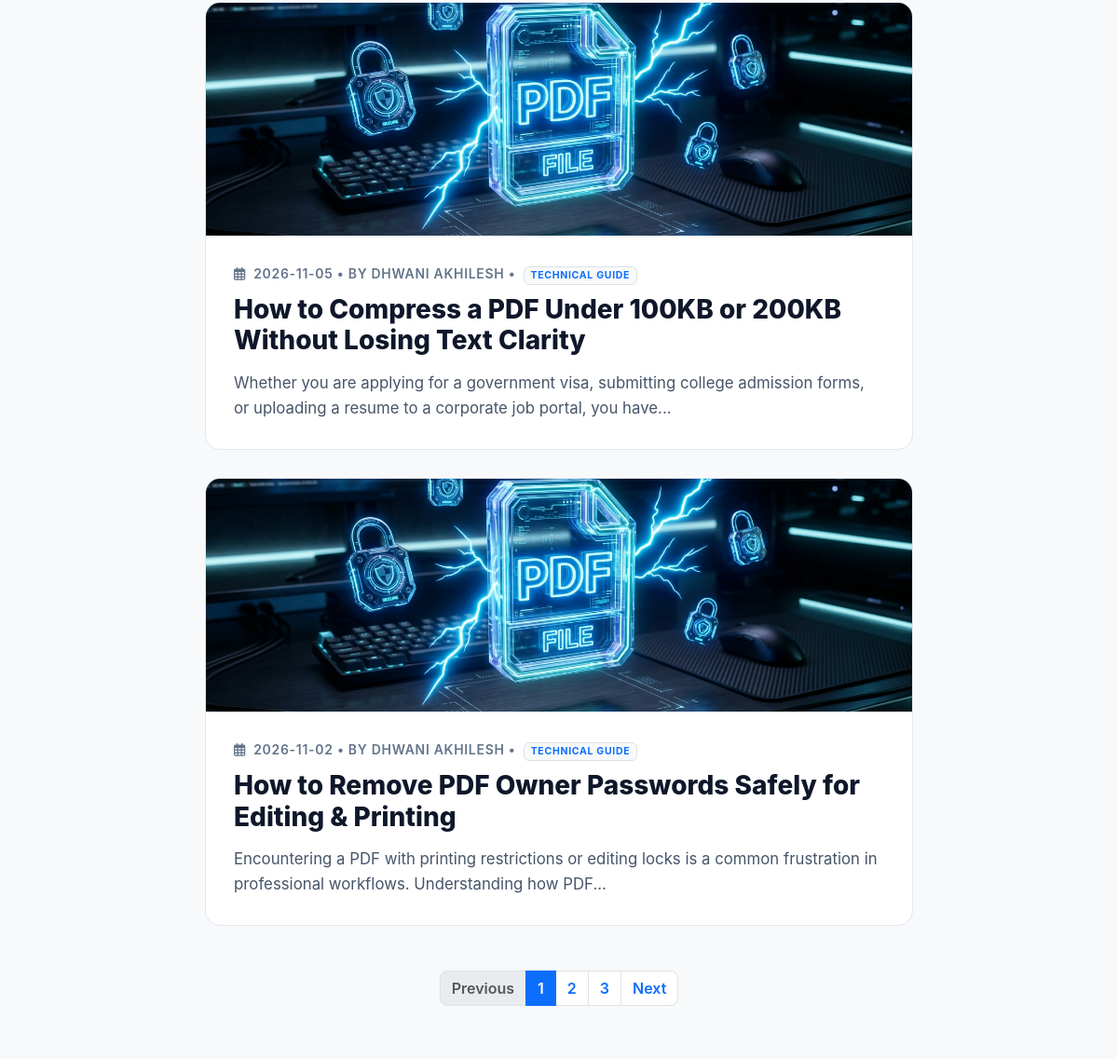
/blog/ (middle part), run on an earlier commit of the app's database.
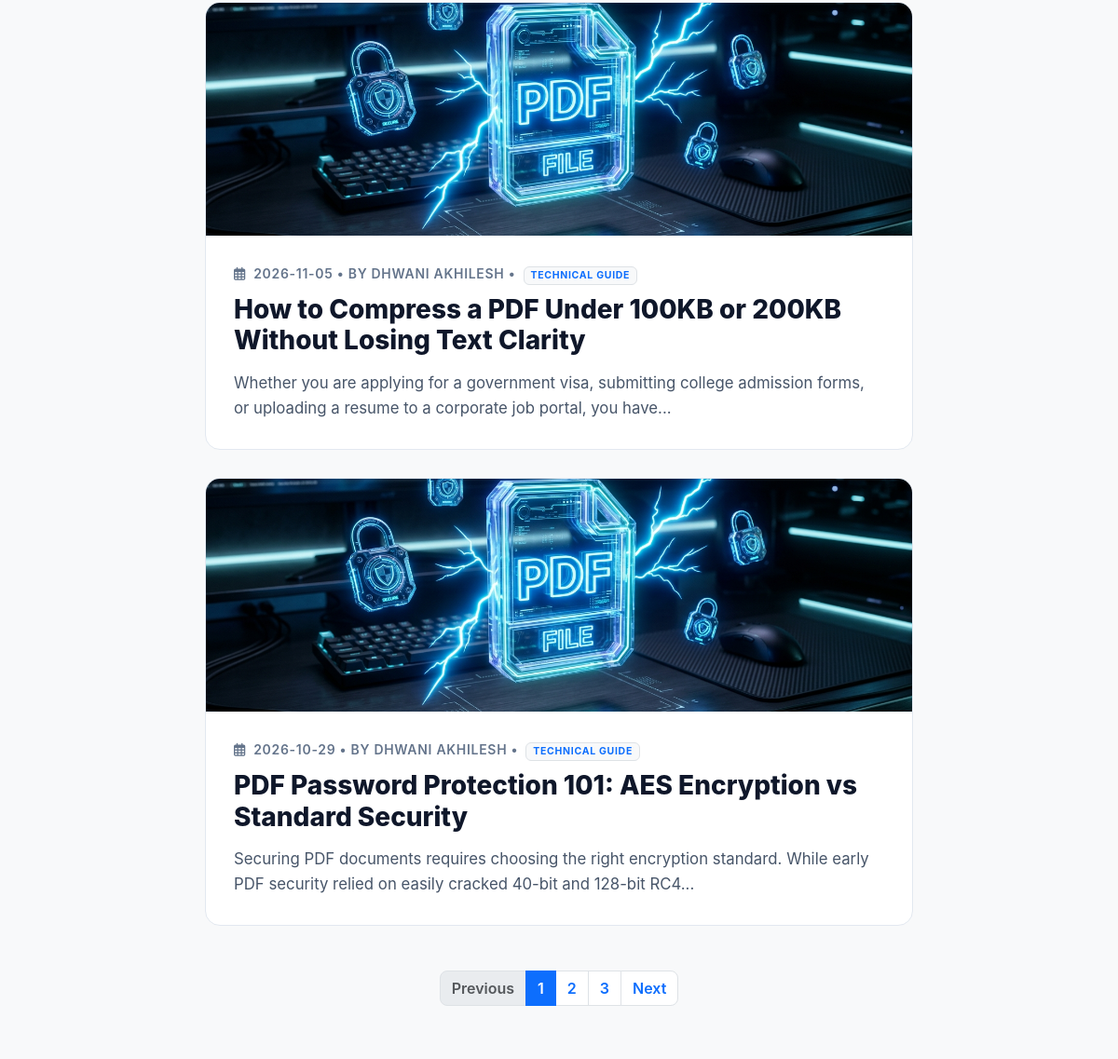
And on a later commit of the database.
### tables this page shows
CREATE TABLE blogs (
            id INTEGER PRIMARY KEY AUTOINCREMENT,
            title TEXT NOT NULL,
            slug TEXT UNIQUE NOT NULL,
            content TEXT NOT NULL,
            image_path TEXT,
            created_at TIMESTAMP DEFAULT CURRENT_TIMESTAMP
        , comments_enabled INTEGER DEFAULT 1, is_hidden INTEGER DEFAULT 0);

### routes/blogs.py (the view)
@blogs_bp.route('/', methods=['GET'])
def index():
    page = request.args.get('page', 1, type=int)
    per_page = 6
    offset = (page - 1) * per_page
    conn = get_db_connection()
    c = conn.cursor()
    c.execute("SELECT COUNT(*) as count FROM blogs WHERE is_hidden = 0")
    total_blogs = c.fetchone()['count']
    total_pages = (total_blogs + per_page - 1) // per_page
    c.execute("SELECT * FROM blogs WHERE is_hidden = 0 ORDER BY created_at DESC LIMIT ? OFFSET ?", (per_page, offset))
    blogs = c.fetchall()
    conn.close()
    return render_template('blog_hub.html', blogs=blogs, page=page, total_pages=total_pages)

### app.py (called while the page is built)
@app.before_request
def handle_language_and_redirects():
    if request.path == '/health':
        return None
    if request.args.get('lang'):
        return redirect(request.path, code=301)
    g.lang = 'en'

@app.context_processor
def inject_translations():
    def t(key):
        if key in TRANSLATIONS and 'en' in TRANSLATIONS[key]:
            return TRANSLATIONS[key]['en']
        return key
    return dict(t=t, current_lang='en', supported_langs=SUPPORTED_LANGUAGES, year=2026)

@app.context_processor
def inject_features():
    try:
        conn = sqlite3.connect('blogs.db')
        conn.row_factory = sqlite3.Row
        c = conn.cursor()
        c.execute("SELECT key, value FROM settings WHERE key LIKE 'feature_%'")
        rows = c.fetchall()
        conn.close()
        features = defaultdict(lambda: True)
        for r in rows:
            features[r['key']] = (r['value'] == '1')
        return dict(features=features)
    except:
        return dict(features=defaultdict(lambda: True))

### routes/blogs.py (called while the page is built)
def get_db_connection():
    conn = sqlite3.connect('blogs.db')
    conn.row_factory = sqlite3.Row
    return conn

### templates/blog_hub.html (shortened to what this page needs)
{% extends "base.html" %}
{% block content %}
<div class="blog-hub">
    {% for blog in blogs %}
    <a href="/blog/{{ blog.slug }}" class="blog-card">
        {% if blog.image_path %}
        <img src="{{ blog.image_path }}" class="blog-image" alt="{{ blog.title }}">
        {% endif %}
        <div class="blog-content">
            <div class="blog-date"><i class="far fa-calendar-alt me-1"></i> {{ blog.created_at.split(' ')[0] if blog.created_at else '' }} &bull; By Dhwani Akhilesh &bull; <span class="badge bg-light text-primary border ms-1">Technical Guide</span></div>
            <h2 class="blog-title">{{ blog.title }}</h2>
            <div class="blog-excerpt">{{ blog.content | striptags | truncate(150) }}</div>
        </div>
    </a>
    {% else %}
    <div class="text-center" style="padding: 60px 0; color: #64748b;">
        <h4>No blogs published yet.</h4>
        <p>Check back later for updates!</p>
    </div>
    {% endfor %}
    {% if total_pages and total_pages > 1 %}
    <nav aria-label="Blog pagination" class="mt-5">
        <ul class="pagination justify-content-center">
            <li class="page-item {% if page == 1 %}disabled{% endif %}">
                <a class="page-link" href="{{ url_for('blogs.index', page=page-1) }}" tabindex="-1" style="border-radius: 8px 0 0 8px; font-weight: 600;">Previous</a>
            </li>
            {% for p in range(1, total_pages + 1) %}
            <li class="page-item {% if p == page %}active{% endif %}">
                <a class="page-link" href="{{ url_for('blogs.index', page=p) }}" style="font-weight: 600;">{{ p }}</a>
            </li>
            {% endfor %}
            <li class="page-item {% if page == total_pages %}disabled{% endif %}">
                <a class="page-link" href="{{ url_for('blogs.index', page=page+1) }}" style="border-radius: 0 8px 8px 0; font-weight: 600;">Next</a>
            </li>
        </ul>
    </nav>
    {% endif %}
</div>
{% endblock %}

### templates/base.html (shortened to what this page needs)
<!DOCTYPE html>
<html lang="{{ current_lang }}">
<head>
    <link href="https://cdn.jsdelivr.net/npm/bootstrap@5.3.0/dist/css/bootstrap.min.css" rel="stylesheet" />
    <link rel="stylesheet" href="https://cdnjs.cloudflare.com/ajax/libs/font-awesome/6.5.0/css/all.min.css" />
    <link rel="stylesheet" href="{{ url_for('static', filename='style.css') }}" />
</head>
<body class="bg-light d-flex flex-column min-vh-100">
    <main class="container my-4 flex-grow-1">
        {% block content %}{% endblock %}
    </main>
</body>
</html>

### static/style.css (style rules this page uses)
body { font-family: 'Inter', 'Segoe UI', Tahoma, Geneva, Verdana, sans-serif; display: flex; flex-direction: column; min-height: 100vh; }

### templates/blog_hub.html (style rules this page uses)
.blog-hub { max-width: 800px; margin: 60px auto; padding: 0 20px; }
.blog-card { background: white; border-radius: 16px; border: 1px solid #e2e8f0; overflow: hidden; margin-bottom: 30px; transition: transform 0.2s, box-shadow 0.2s; display: block; text-decoration: none; color: inherit; }
.blog-image { width: 100%; height: 250px; object-fit: cover; }
.blog-content { padding: 30px; }
.blog-date { font-size: 0.875rem; color: #64748b; font-weight: 600; text-transform: uppercase; letter-spacing: 0.05em; margin-bottom: 10px; }
.blog-title { font-size: 1.75rem; font-weight: 800; color: #0f172a; margin-bottom: 15px; }
.blog-excerpt { font-size: 1.05rem; color: #475569; line-height: 1.6; }

What changed in the data, as far as the page shows it:
removed blogs: image_path (picture), created_at "2026-11-02", title "How to Remove PDF Owner Passwords Safely for Editing & Printing", content "Encountering a PDF with printing restrictions or editing locks is a common frustration in professional workflows. Understanding how PDF..."
now on this page (row unchanged): blogs: image_path (picture), created_at "2026-10-29", title "PDF Password Protection 101: AES Encryption vs Standard Security", content "Securing PDF documents requires choosing the right encryption standard. While early PDF security relied on easily cracked 40-bit and 128-bit RC4..."
